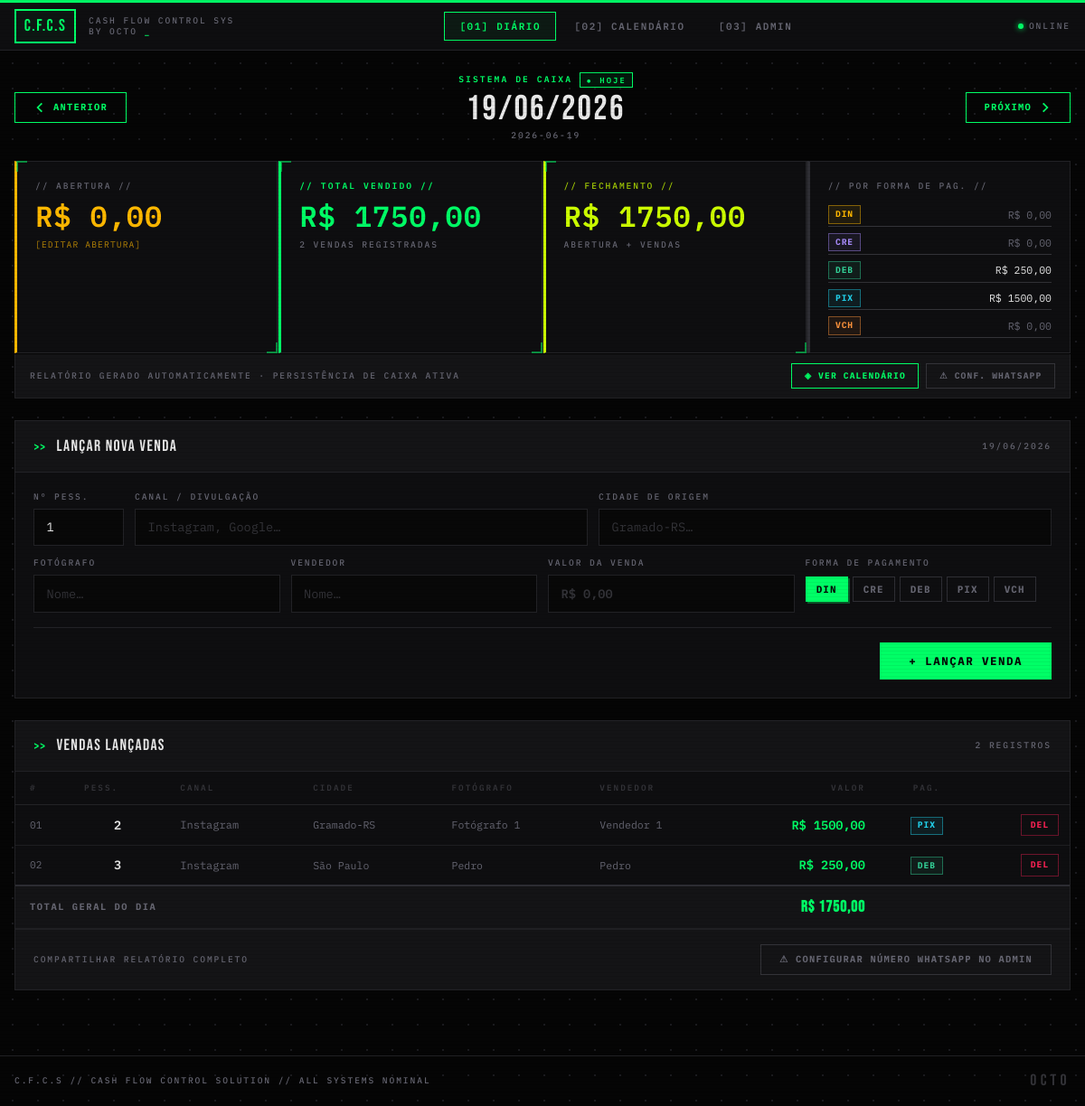
/dia/2026-06-19, run on the app's committed database.
### tables this page shows
CREATE TABLE caixa_diario (
                data            DATE    PRIMARY KEY,
                abertura_caixa  REAL    NOT NULL DEFAULT 0.0,
                fechamento_caixa REAL   NOT NULL DEFAULT 0.0
            );

CREATE TABLE vendas (
                id              INTEGER PRIMARY KEY AUTOINCREMENT,
                data_venda      DATE    NOT NULL,
                num_pessoas     INTEGER NOT NULL DEFAULT 1,
                canal_venda     TEXT    NOT NULL DEFAULT '',
                cidade_origem   TEXT    NOT NULL DEFAULT '',
                fotografo       TEXT    NOT NULL DEFAULT '',
                vendedor        TEXT    NOT NULL DEFAULT '',
                valor_venda     REAL    NOT NULL DEFAULT 0.0,
                forma_pagamento TEXT    NOT NULL DEFAULT 'DIN'
            );

### app.py (the view)
@app.route("/dia/<data>", methods=["GET"])
def diario(data):
    try:
        datetime.strptime(data, "%Y-%m-%d")
    except ValueError:
        return redirect(url_for("index"))
    caixa = get_or_create_caixa(data)
    vendas = get_vendas_do_dia(data)
    subtotais = get_subtotais(data)
    total_dia = sum(v["valor_venda"] for v in vendas)
    recalc_fechamento(data)
    caixa = get_or_create_caixa(data)
    canais = get_config("canal")
    cidades = get_config("cidade")
    equipe = get_config("equipe")
    whatsapp_numero = get_whatsapp_numero()
    d = datetime.strptime(data, "%Y-%m-%d").date()
    prev_day = (d - timedelta(days=1)).isoformat()
    next_day = (d + timedelta(days=1)).isoformat()
    today = date.today().isoformat()
    return render_template(
        "diario.html",
        data=data,
        data_fmt=d.strftime("%d/%m/%Y"),
        caixa=caixa,
        vendas=vendas,
        subtotais=subtotais,
        total_dia=total_dia,
        canais=canais,
        cidades=cidades,
        equipe=equipe,
        prev_day=prev_day,
        next_day=next_day,
        today=today,
        formas=["DIN", "CRE", "DEB", "PIX", "VCH"],
        whatsapp_numero=whatsapp_numero,
    )

### templates/diario.html (shortened to what this page needs)
{% extends "base.html" %}
{% block content %}
<div class="fade-in" style="display: flex; align-items: center; justify-content: space-between; margin-bottom: 1.25rem; gap: 1rem;">
  <a href="/dia/{{ prev_day }}" class="btn btn-ghost" style="font-size: 0.65rem;">
    <svg xmlns="http://www.w3.org/2000/svg" style="width:14px;height:14px;" fill="none" viewBox="0 0 24 24" stroke="currentColor" stroke-width="3">
      <path stroke-linecap="square" stroke-linejoin="miter" d="M15 19l-7-7 7-7"/>
    </svg>
    ANTERIOR
  </a>
  <div style="text-align: center; flex: 1;">
    <div class="sys-label" style="margin-bottom: 0.3rem; justify-content: center; display: flex; align-items: center; gap: 0.5rem;">
      SISTEMA DE CAIXA
      {% if data == today %}
        <span style="border: 1px solid var(--neon); padding: 0.05rem 0.4rem; font-size: 0.55rem; background: rgba(0,255,102,0.08);">● HOJE</span>
      {% else %}
        <span style="border: 1px solid var(--warn); color: var(--warn); padding: 0.05rem 0.4rem; font-size: 0.55rem; background: rgba(255,184,0,0.06);">⚡ RETROATIVO</span>
      {% endif %}
    </div>
    <div class="display" style="font-size: 2.4rem; letter-spacing: 0.06em; color: var(--txt); line-height: 1;">{{ data_fmt }}</div>
    <div class="sys-label-dim" style="margin-top: 0.2rem;">{{ data }}</div>
  </div>
  <a href="/dia/{{ next_day }}" class="btn btn-ghost" style="font-size: 0.65rem;">
    PRÓXIMO
    <svg xmlns="http://www.w3.org/2000/svg" style="width:14px;height:14px;" fill="none" viewBox="0 0 24 24" stroke="currentColor" stroke-width="3">
      <path stroke-linecap="square" stroke-linejoin="miter" d="M9 5l7 7-7 7"/>
    </svg>
  </a>
</div>
<div style="display: grid; grid-template-columns: repeat(4, 1fr); gap: 1px; margin-bottom: 1px; background: var(--bd);" class="fade-in">
  <div class="card bracketed" style="padding: 1.25rem 1.25rem 1rem; border-left: 3px solid var(--warn); background: var(--s1);">
    <div class="sys-label-dim" style="margin-bottom: 0.6rem;">// ABERTURA //</div>
    <div class="metric-value money-warn" style="font-size: 2rem;">
      R$ {{ "%.2f"|format(caixa.abertura_caixa) | replace('.', ',') }}
    </div>
    <button onclick="toggleAberturaForm()" style="margin-top: 0.6rem; background: transparent; border: none; color: var(--warn); font-family: 'IBM Plex Mono'; font-size: 0.6rem; letter-spacing: 0.12em; text-transform: uppercase; cursor: pointer; padding: 0; opacity: 0.7;">
      [EDITAR ABERTURA]
    </button>
  </div>
  <div class="card bracketed" style="padding: 1.25rem 1.25rem 1rem; border-left: 3px solid var(--neon); background: var(--s1);">
    <div class="sys-label" style="margin-bottom: 0.6rem;">// TOTAL VENDIDO //</div>
    <div class="metric-value money" style="font-size: 2rem;">
      R$ {{ "%.2f"|format(total_dia) | replace('.', ',') }}
    </div>
    <div class="sys-label-dim" style="margin-top: 0.6rem;">
      {{ vendas|length }} VENDA{% if vendas|length != 1 %}S{% endif %} REGISTRADA{% if vendas|length != 1 %}S{% endif %}
    </div>
  </div>
  <div class="card bracketed" style="padding: 1.25rem 1.25rem 1rem; border-left: 3px solid var(--acid); background: var(--s1);">
    <div class="sys-label-dim" style="margin-bottom: 0.6rem; color: var(--acid); opacity: 0.8;">// FECHAMENTO //</div>
    <div class="metric-value money-acid" style="font-size: 2rem;">
      R$ {{ "%.2f"|format(caixa.fechamento_caixa) | replace('.', ',') }}
    </div>
    <div class="sys-label-dim" style="margin-top: 0.6rem;">ABERTURA + VENDAS</div>
  </div>
  <div class="card" style="padding: 1.25rem 1.25rem 1rem; border-left: 3px solid var(--bd2); background: var(--s1);">
    <div class="sys-label-dim" style="margin-bottom: 0.75rem;">// POR FORMA DE PAG. //</div>
    <div style="display: flex; flex-direction: column; gap: 0.3rem;">
      {% for forma in formas %}
        {% set val = subtotais[forma] %}
        <div style="display: flex; align-items: center; justify-content: space-between; padding: 0.15rem 0; border-bottom: 1px solid var(--muted);">
          <span class="badge badge-{{ forma|lower }}">{{ forma }}</span>
          <span class="money-dim" style="font-size: 0.72rem; {% if val > 0 %}color: var(--txt);{% endif %}">
            R$ {{ "%.2f"|format(val) | replace('.', ',') }}
          </span>
        </div>
      {% endfor %}
    </div>
  </div>
</div>
<div style="display: flex; align-items: center; justify-content: space-between; gap: 1rem; padding: 0.65rem 1rem; background: var(--s2); border: 1px solid var(--bd); border-top: none; margin-bottom: 1.5rem;">
  <div class="sys-label-dim">
    RELATÓRIO GERADO AUTOMATICAMENTE · PERSISTÊNCIA DE CAIXA ATIVA
  </div>
  <div style="display: flex; gap: 0.5rem; align-items: center; flex-shrink: 0;">
    <a href="/mes" class="btn btn-ghost" style="padding: 0.35rem 0.85rem; font-size: 0.6rem;">◈ VER CALENDÁRIO</a>
    {% if whatsapp_numero %}
      <a href="/dia/{{ data }}/whatsapp" target="_blank" class="btn btn-wa" style="padding: 0.35rem 0.85rem; font-size: 0.6rem;">
        <svg xmlns="http://www.w3.org/2000/svg" style="width:14px;height:14px;flex-shrink:0;" fill="currentColor" viewBox="0 0 24 24">
          <path d="M17.472 14.382c-.297-.149-1.758-.867-2.03-.967-.273-.099-.471-.148-.67.15-.197.297-.767.966-.94 1.164-.173.199-.347.223-.644.075-.297-.15-1.255-.463-2.39-1.475-.883-.788-1.48-1.761-1.653-2.059-.173-.297-.018-.458.13-.606.134-.133.298-.347.446-.52.149-.174.198-.298.298-.497.099-.198.05-.371-.025-.52-.075-.149-.669-1.612-.916-2.207-.242-.579-.487-.5-.669-.51-.173-.008-.371-.01-.57-.01-.198 0-.52.074-.792.372-.272.297-1.04 1.016-1.04 2.479 0 1.462 1.065 2.875 1.213 3.074.149.198 2.096 3.2 5.077 4.487.709.306 1.262.489 1.694.625.712.227 1.36.195 1.871.118.571-.085 1.758-.719 2.006-1.413.248-.694.248-1.289.173-1.413-.074-.124-.272-.198-.57-.347m-5.421 7.403h-.004a9.87 9.87 0 01-5.031-1.378l-.361-.214-3.741.982.998-3.648-.235-.374a9.86 9.86 0 01-1.51-5.26c.001-5.45 4.436-9.884 9.888-9.884 2.64 0 5.122 1.03 6.988 2.898a9.825 9.825 0 012.893 6.994c-.003 5.45-4.437 9.884-9.885 9.884m8.413-18.297A11.815 11.815 0 0012.05 0C5.495 0 .16 5.335.157 11.892c0 2.096.547 4.142 1.588 5.945L.057 24l6.305-1.654a11.882 11.882 0 005.683 1.448h.005c6.554 0 11.89-5.335 11.893-11.893a11.821 11.821 0 00-3.48-8.413Z"/>
        </svg>
        ENVIAR RELATÓRIO
      </a>
    {% else %}
      <a href="/admin" class="btn btn-ghost" style="padding: 0.35rem 0.85rem; font-size: 0.6rem; border-color: var(--muted); color: var(--dim);">
        ⚠ CONF. WHATSAPP
      </a>
    {% endif %}
  </div>
</div>
<div id="sale-form-section" style="display: none; margin-bottom: 1.5rem;" class="card">
  <div class="section-header">
    <span class="display" style="font-size: 1.1rem; letter-spacing: 0.08em; color: var(--txt);">LANÇAR NOVA VENDA</span>
    <span class="sys-label-dim" style="margin-left: auto;">{{ data_fmt }}</span>
  </div>
  <form id="form-venda" action="/dia/{{ data }}/venda/nova" method="POST" style="padding: 1.25rem;">
    <div style="display: grid; grid-template-columns: 100px 1fr 1fr; gap: 0.75rem; margin-bottom: 0.75rem;">
      <div>
        <label for="num_pessoas" class="sys-label-dim" style="display: block; margin-bottom: 0.35rem;">Nº PESS.</label>
        <input type="number" id="num_pessoas" name="num_pessoas"
               min="1" step="1" required value="1"
               class="input-field"
               oninput="this.value = this.value.replace(/[^0-9]/g,'');" />
      </div>
      <div>
        <label for="canal_venda" class="sys-label-dim" style="display: block; margin-bottom: 0.35rem;">CANAL / DIVULGAÇÃO</label>
        <input type="text" id="canal_venda" name="canal_venda"
               list="list-canais" class="input-field"
               placeholder="Instagram, Google…" autocomplete="off" />
      </div>
      <div>
        <label for="cidade_origem" class="sys-label-dim" style="display: block; margin-bottom: 0.35rem;">CIDADE DE ORIGEM</label>
        <input type="text" id="cidade_origem" name="cidade_origem"
               list="list-cidades" class="input-field"
               placeholder="Gramado-RS…" autocomplete="off" />
      </div>
    </div>
    <div style="display: grid; grid-template-columns: 1fr 1fr 1fr 1fr; gap: 0.75rem; margin-bottom: 1rem;">
      <div>
        <label for="fotografo" class="sys-label-dim" style="display: block; margin-bottom: 0.35rem;">FOTÓGRAFO</label>
        <input type="text" id="fotografo" name="fotografo"
               list="list-equipe" class="input-field"
               placeholder="Nome…" autocomplete="off" />
      </div>
      <div>
        <label for="vendedor" class="sys-label-dim" style="display: block; margin-bottom: 0.35rem;">VENDEDOR</label>
        <input type="text" id="vendedor" name="vendedor"
               list="list-equipe" class="input-field"
               placeholder="Nome…" autocomplete="off" />
      </div>
      <div>
        <label for="valor_venda" class="sys-label-dim" style="display: block; margin-bottom: 0.35rem;">VALOR DA VENDA</label>
        <input type="text" id="valor_venda" name="valor_venda"
               required class="input-field money"
               placeholder="R$ 0,00"
               oninput="maskMoney(this)" />
      </div>
      <div>
        <label class="sys-label-dim" style="display: block; margin-bottom: 0.35rem;">FORMA DE PAGAMENTO</label>
        <div style="display: flex; flex-wrap: wrap; gap: 0.3rem; padding-top: 0.1rem;">
          {% for forma in formas %}
            <span class="radio-btn">
              <label for="fp-{{ forma }}">{{ forma }}</label>
            </span>
          {% endfor %}
        </div>
      </div>
    </div>
    <div style="display: flex; justify-content: flex-end; border-top: 1px solid var(--bd); padding-top: 1rem;">
      <button type="submit" id="btn-nova-venda" class="btn btn-primary" style="font-size: 0.78rem; padding: 0.7rem 2rem;">
        + LANÇAR VENDA
      </button>
    </div>
  </form>
</div>
<div class="card fade-in" style="animation-delay: 0.08s;">
  <div class="section-header">
    <span class="display" style="font-size: 1.1rem; letter-spacing: 0.08em; color: var(--txt);">VENDAS LANÇADAS</span>
    <span class="sys-label-dim" style="margin-left: auto;">{{ vendas|length }} REGISTRO{% if vendas|length != 1 %}S{% endif %}</span>
  </div>
  {% if vendas %}
  <div style="overflow-x: auto;">
    <table>
      <thead>
        <tr>
          <th>#</th>
          <th>PESS.</th>
          <th>CANAL</th>
          <th>CIDADE</th>
          <th>FOTÓGRAFO</th>
          <th>VENDEDOR</th>
          <th style="text-align: right;">VALOR</th>
          <th style="text-align: center;">PAG.</th>
          <th></th>
        </tr>
      </thead>
      <tbody>
        {% for v in vendas %}
        <tr>
          <td class="money-dim" style="font-size: 0.7rem; padding-right: 0.5rem;">{{ "%02d"|format(loop.index) }}</td>
          <td style="font-weight: 600; color: var(--txt); font-size: 0.85rem; text-align: center;">{{ v.num_pessoas }}</td>
          <td style="color: var(--dim); font-size: 0.75rem;">{{ v.canal_venda or '—' }}</td>
          <td style="color: var(--dim); font-size: 0.72rem;">{{ v.cidade_origem or '—' }}</td>
          <td style="color: var(--dim); font-size: 0.72rem;">{{ v.fotografo or '—' }}</td>
          <td style="color: var(--dim); font-size: 0.72rem;">{{ v.vendedor or '—' }}</td>
          <td style="text-align: right;">
            <span class="money" style="font-size: 0.85rem;">R$ {{ "%.2f"|format(v.valor_venda) | replace('.', ',') }}</span>
          </td>
          <td style="text-align: center;">
            <span class="badge badge-{{ v.forma_pagamento|lower }}">{{ v.forma_pagamento }}</span>
          </td>
          <td style="text-align: right; padding-right: 0.75rem;">
            <form action="/dia/{{ data }}/venda/{{ v.id }}/excluir" method="POST"
                  onsubmit="return confirm('CONFIRMAR EXCLUSÃO DA VENDA #{{ loop.index }}?');">
              <button type="submit" class="btn btn-danger" style="font-size: 0.6rem; padding: 0.25rem 0.6rem;">
                DEL
              </button>
            </form>
          </td>
        </tr>
        {% endfor %}
      </tbody>
      <tfoot>
        <tr style="background: var(--s2);">
          <td colspan="6" style="font-size: 0.65rem; letter-spacing: 0.15em; text-transform: uppercase; color: var(--dim);">TOTAL GERAL DO DIA</td>
          <td style="text-align: right;">
            <span class="money" style="font-size: 1.1rem; font-family: 'Bebas Neue'; letter-spacing: 0.05em;">R$ {{ "%.2f"|format(total_dia) | replace('.', ',') }}</span>
          </td>
          <td colspan="2"></td>
        </tr>
      </tfoot>
    </table>
  </div>
  <div style="padding: 1rem 1.25rem; background: var(--s2); border-top: 1px solid var(--bd); display: flex; align-items: center; justify-content: space-between;">
    <div class="sys-label-dim">COMPARTILHAR RELATÓRIO COMPLETO</div>
    {% if whatsapp_numero %}
      <a href="/dia/{{ data }}/whatsapp" target="_blank" class="btn btn-wa" style="font-size: 0.72rem; padding: 0.55rem 1.5rem;">
        <svg xmlns="http://www.w3.org/2000/svg" style="width:15px;height:15px;flex-shrink:0;" fill="currentColor" viewBox="0 0 24 24">
          <path d="M17.472 14.382c-.297-.149-1.758-.867-2.03-.967-.273-.099-.471-.148-.67.15-.197.297-.767.966-.94 1.164-.173.199-.347.223-.644.075-.297-.15-1.255-.463-2.39-1.475-.883-.788-1.48-1.761-1.653-2.059-.173-.297-.018-.458.13-.606.134-.133.298-.347.446-.52.149-.174.198-.298.298-.497.099-.198.05-.371-.025-.52-.075-.149-.669-1.612-.916-2.207-.242-.579-.487-.5-.669-.51-.173-.008-.371-.01-.57-.01-.198 0-.52.074-.792.372-.272.297-1.04 1.016-1.04 2.479 0 1.462 1.065 2.875 1.213 3.074.149.198 2.096 3.2 5.077 4.487.709.306 1.262.489 1.694.625.712.227 1.36.195 1.871.118.571-.085 1.758-.719 2.006-1.413.248-.694.248-1.289.173-1.413-.074-.124-.272-.198-.57-.347m-5.421 7.403h-.004a9.87 9.87 0 01-5.031-1.378l-.361-.214-3.741.982.998-3.648-.235-.374a9.86 9.86 0 01-1.51-5.26c.001-5.45 4.436-9.884 9.888-9.884 2.64 0 5.122 1.03 6.988 2.898a9.825 9.825 0 012.893 6.994c-.003 5.45-4.437 9.884-9.885 9.884m8.413-18.297A11.815 11.815 0 0012.05 0C5.495 0 .16 5.335.157 11.892c0 2.096.547 4.142 1.588 5.945L.057 24l6.305-1.654a11.882 11.882 0 005.683 1.448h.005c6.554 0 11.89-5.335 11.893-11.893a11.821 11.821 0 00-3.48-8.413Z"/>
        </svg>
        ENVIAR RELATÓRIO VIA WHATSAPP
      </a>
    {% else %}
      <a href="/admin" class="btn btn-ghost" style="font-size: 0.65rem; border-color: var(--muted); color: var(--dim);">
        ⚠ CONFIGURAR NÚMERO WHATSAPP NO ADMIN
      </a>
    {% endif %}
  </div>
  {% endif %}
</div>
{% endblock %}

### data on the page
caixa_diario: abertura_caixa "0,00", fechamento_caixa "1750,00"
vendas: index "01", num_pessoas "2", canal_venda "Instagram", cidade_origem "Gramado-RS", fotografo "Fotógrafo 1", vendedor "Vendedor 1", valor_venda "1500,00", forma_pagamento "PIX"
vendas: index "02", num_pessoas "3", canal_venda "Instagram", cidade_origem "São Paulo", fotografo "Pedro", vendedor "Pedro", valor_venda "250,00", forma_pagamento "DEB"

### other printed values
{{ data_fmt }} "19/06/2026"
{{ data }} "2026-06-19"
{{ "%.2f"|format(total_dia) | replace('.', ',') }} "1750,00"
{{ vendas|length }} "2"
{{ "%.2f"|format(val) | replace('.', ',') }} "0,00" "0,00" "250,00" "1500,00" "0,00"
